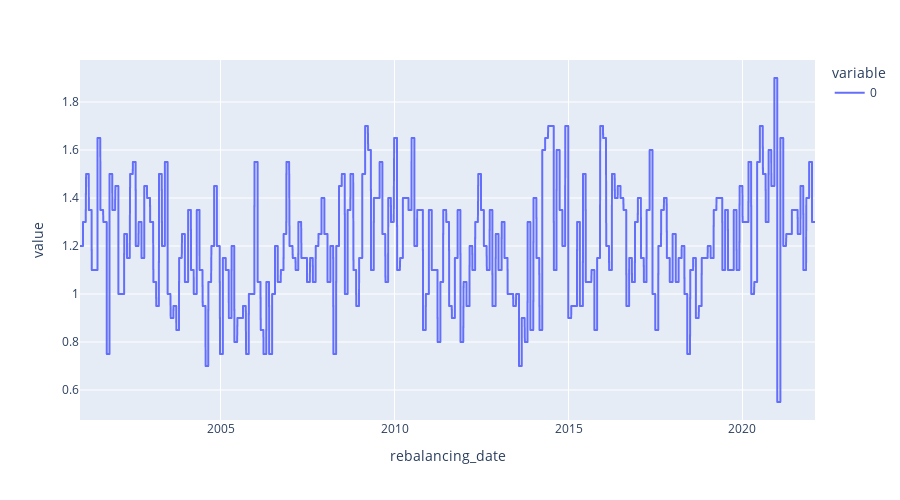

Write notebook code for a chart like this one.
### Code cell
eval_model_outputs(res1, show_fig=True)

### Figure 1 — Plotly figure (JSON) as saved in the notebook; plotly's stock layout.template omitted (floating-point values rounded to 4 significant figures; data arrays with more than 128 entries replaced by an {"elided": "..."} marker saying what was removed)
{"data": [{"hovertemplate": "variable=0<br>rebalancing_date=%{x}<br>value=%{y}<extra></extra>", "legendgroup": "0", "line": {"color": "#636efa", "dash": "solid"}, "marker": {"symbol": "circle"}, "mode": "lines", "name": "0", "showlegend": true, "type": "scattergl", "x": {"elided": "5313 str values"}, "xaxis": "x", "y": {"elided": "5313 float values"}, "yaxis": "y"}], "layout": {"height": 500, "legend": {"title": {"text": "variable"}, "tracegroupgap": 0}, "margin": {"t": 60}, "xaxis": {"anchor": "y", "domain": [0, 1], "title": {"text": "rebalancing_date"}}, "yaxis": {"anchor": "x", "domain": [0, 1], "title": {"text": "value"}}}}
